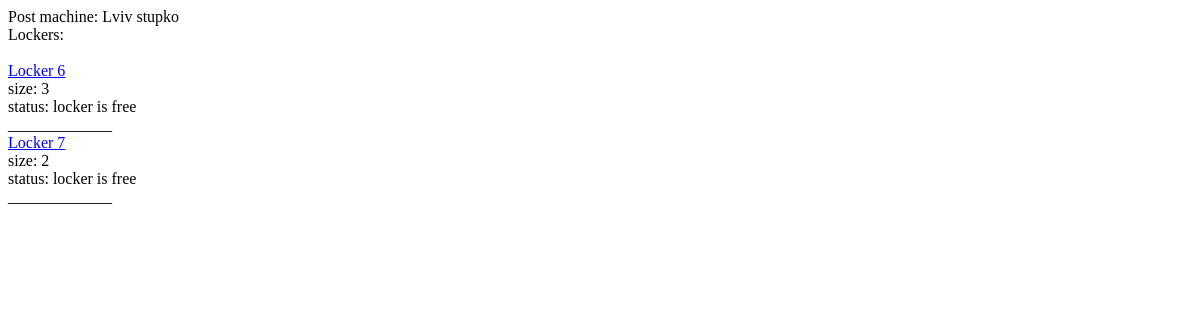
The app's page /post_machine/3/3/, older data.
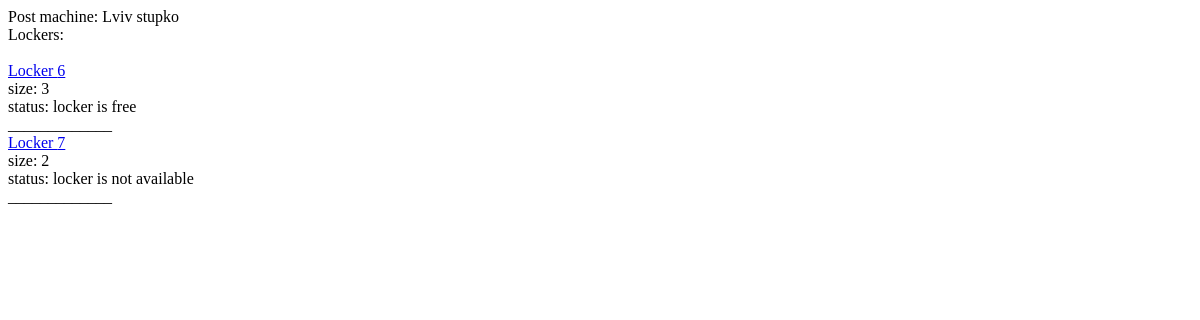
The same page, newer data.
### post_machine/models.py (models this page shows, shortened)
class Locker(models.Model):
    size = models.IntegerField()
    post_machine = models.ForeignKey(PostMachine, on_delete=models.CASCADE)
    status = models.BooleanField(default=False)

### post_machine/views.py (the view)
# urls.py: path('<int:post_machine_id>/<int:locker_id>/', post_machine.views.locker_one_post_machine_view)
def locker_one_post_machine_view(request, post_machine_id, locker_id):
    one_postmachine = models.PostMachine.objects.get(id=post_machine_id)
    lockers = one_postmachine.locker_set.all()
    one_locker = models.Locker.objects.get(id=locker_id)
    return render(request, 'locker.html',
                  context={'one_locker': one_locker,
                           'one_post_machine': post_machine_id,
                           'lockers': lockers,
                           'one_postmachine': one_postmachine})

### templates/locker.html (shortened to what this page needs)
<!DOCTYPE html>
<html lang="en">
<head>
</head>
<body>
Post machine: {{ one_postmachine.city }} {{ one_postmachine.address }} <br>
Lockers:
<br>
<br>
{% for one_locker in lockers %}
    <a href="/post_machine/{{ one_post_machine }}/{{ one_locker.pk }}/" > Locker {{ one_locker.pk }}</a>
    <br>
    size: {{ one_locker.size }} <br>
    status:
    {% if one_locker.status == True %}
        locker is free
    {% else %}
        locker is not available
    {% endif %}
    <br>
    _____________
    <br>
{% endfor %}
</body>
</html>

Row changes from the older to the newer data that the page shows:
changed Locker id 7: status "locker is free" → "locker is not available"
